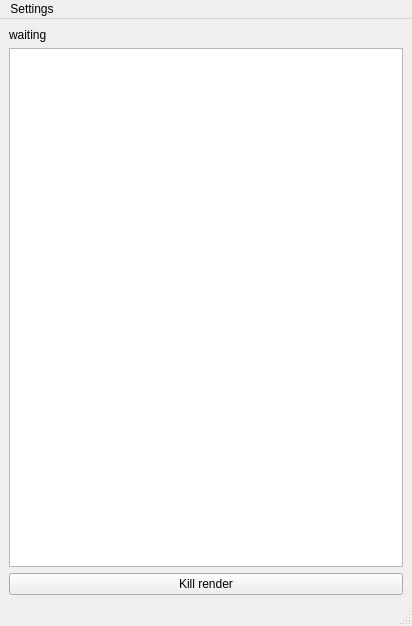
<?xml version="1.0" encoding="UTF-8"?>
<ui version="4.0">
 <class>MainWindow</class>
 <widget class="QMainWindow" name="MainWindow">
  <property name="geometry">
   <rect>
    <x>0</x>
    <y>0</y>
    <width>412</width>
    <height>626</height>
   </rect>
  </property>
  <property name="windowTitle">
   <string>LYPA render node v001</string>
  </property>
  <widget class="QWidget" name="centralwidget">
   <layout class="QVBoxLayout" name="verticalLayout">
    <item>
     <widget class="QLabel" name="label">
      <property name="text">
       <string>waiting</string>
      </property>
     </widget>
    </item>
    <item>
     <widget class="QPlainTextEdit" name="plainTextEdit">
      <property name="textInteractionFlags">
       <set>Qt::NoTextInteraction</set>
      </property>
     </widget>
    </item>
    <item>
     <widget class="QPushButton" name="pushButton">
      <property name="text">
       <string>Kill render</string>
      </property>
     </widget>
    </item>
   </layout>
  </widget>
  <widget class="QMenuBar" name="menubar">
   <property name="geometry">
    <rect>
     <x>0</x>
     <y>0</y>
     <width>412</width>
     <height>21</height>
    </rect>
   </property>
   <widget class="QMenu" name="menuSettings">
    <property name="title">
     <string>Settings</string>
    </property>
    <addaction name="actionNot_available"/>
    <addaction name="actionAvalable"/>
   </widget>
   <addaction name="menuSettings"/>
  </widget>
  <widget class="QStatusBar" name="statusbar"/>
  <action name="actionNot_available">
   <property name="text">
    <string>Not available</string>
   </property>
  </action>
  <action name="actionAvalable">
   <property name="text">
    <string>avalable</string>
   </property>
  </action>
 </widget>
 <resources/>
 <connections/>
</ui>
